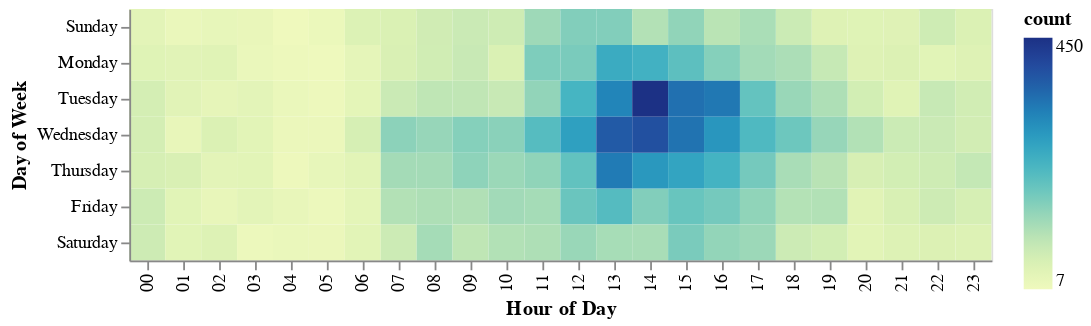

The code cell stored with this chart in its notebook:
### Code cell
weekday_order = ['Sunday','Monday', 'Tuesday', 'Wednesday', 'Thursday', 'Friday','Saturday']

base = alt.Chart(week_time).mark_rect().encode(
    alt.Y('incident_day_of_week',title = 'Day of Week',sort= weekday_order),
    alt.X('incident_time',title = 'Hour of Day'),
    color='count',
    tooltip = [alt.Tooltip('incident_day_of_week',title='Day'),
               alt.Tooltip('hour',title = 'Time'),
               alt.Tooltip('count',title='Drug Arrests')]
)
base

### Figure 1 — Vega-Lite specification as saved in the notebook (floating-point values rounded to 4 significant figures; data arrays with more than 128 entries replaced by an {"elided": "..."} marker saying what was removed)
{"config": {"view": {"continuousWidth": 300, "continuousHeight": 300}}, "data": {"name": "data-df9c3d9b1c0d63889cdce33d65bc3c11"}, "mark": {"type": "rect"}, "encoding": {"color": {"field": "count", "type": "quantitative"}, "tooltip": [{"field": "incident_day_of_week", "title": "Day", "type": "nominal"}, {"field": "hour", "title": "Time", "type": "nominal"}, {"field": "count", "title": "Drug Arrests", "type": "quantitative"}], "x": {"field": "incident_time", "title": "Hour of Day", "type": "nominal"}, "y": {"field": "incident_day_of_week", "sort": ["Sunday", "Monday", "Tuesday", "Wednesday", "Thursday", "Friday", "Saturday"], "title": "Day of Week", "type": "nominal"}}, "$schema": "https://vega.github.io/schema/vega-lite/v5.6.1.json", "datasets": {"data-df9c3d9b1c0d63889cdce33d65bc3c11": {"elided": "168 records"}}}
